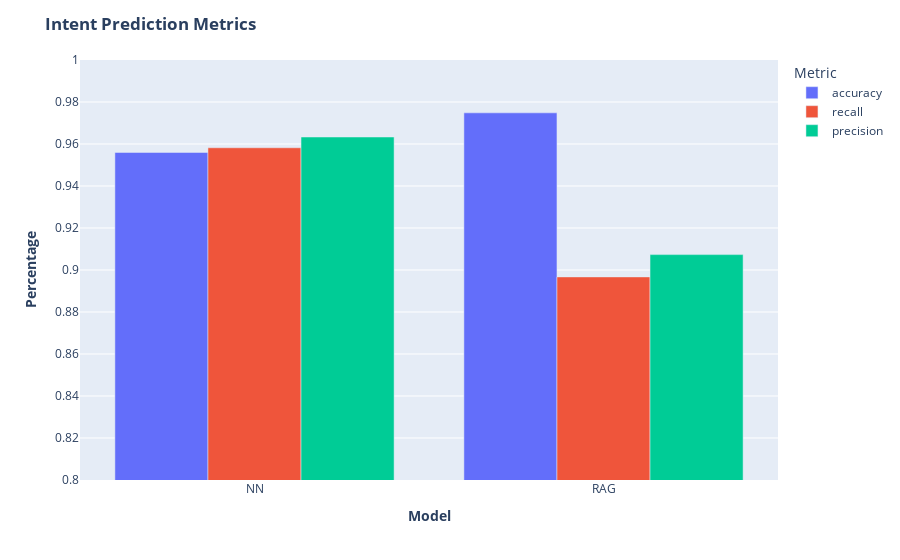

Notebook code cell kept with this figure:
### Code cell
results_fig = px.bar(results_df, x=results_df.index, y=results_df.columns, barmode='group') # Define a bar chart, using the combined overal results above except Successes
results_fig.update_layout(title_text=f"<b>Intent Prediction Metrics</b>") # Add a title to the figure
results_fig.update_xaxes(title_text="<b>Model</b>") # Add a title to the x axis
results_fig.update_yaxes(title_text="<b>Percentage</b>",range=(0.8,1)) # Add a title to the primary y axis
results_fig.update_layout(legend=dict(title="Metric"))
#results_fig.update_legend(title_text="Metric") # Add a title to the legend
results_fig.show()

### Figure 1 — Plotly figure (JSON) as saved in the notebook; plotly's stock layout.template omitted (floating-point values rounded to 4 significant figures)
{"data": [{"alignmentgroup": "True", "hovertemplate": "variable=accuracy<br>index=%{x}<br>value=%{y}<extra></extra>", "legendgroup": "accuracy", "marker": {"color": "#636efa", "pattern": {"shape": ""}}, "name": "accuracy", "offsetgroup": "accuracy", "orientation": "v", "showlegend": true, "textposition": "auto", "type": "bar", "x": ["NN", "RAG"], "xaxis": "x", "y": [0.956, 0.9748], "yaxis": "y"}, {"alignmentgroup": "True", "hovertemplate": "variable=recall<br>index=%{x}<br>value=%{y}<extra></extra>", "legendgroup": "recall", "marker": {"color": "#EF553B", "pattern": {"shape": ""}}, "name": "recall", "offsetgroup": "recall", "orientation": "v", "showlegend": true, "textposition": "auto", "type": "bar", "x": ["NN", "RAG"], "xaxis": "x", "y": [0.9582, 0.8967], "yaxis": "y"}, {"alignmentgroup": "True", "hovertemplate": "variable=precision<br>index=%{x}<br>value=%{y}<extra></extra>", "legendgroup": "precision", "marker": {"color": "#00cc96", "pattern": {"shape": ""}}, "name": "precision", "offsetgroup": "precision", "orientation": "v", "showlegend": true, "textposition": "auto", "type": "bar", "x": ["NN", "RAG"], "xaxis": "x", "y": [0.9633, 0.9073], "yaxis": "y"}], "layout": {"autosize": true, "barmode": "group", "legend": {"title": {"text": "Metric"}, "tracegroupgap": 0}, "margin": {"t": 60}, "title": {"text": "<b>Intent Prediction Metrics</b>"}, "xaxis": {"anchor": "y", "autorange": true, "domain": [0, 1], "range": [-0.5, 1.5], "title": {"text": "<b>Model</b>"}, "type": "category"}, "yaxis": {"anchor": "x", "domain": [0, 1], "range": [0.8, 1], "title": {"text": "<b>Percentage</b>"}, "type": "linear"}}}
